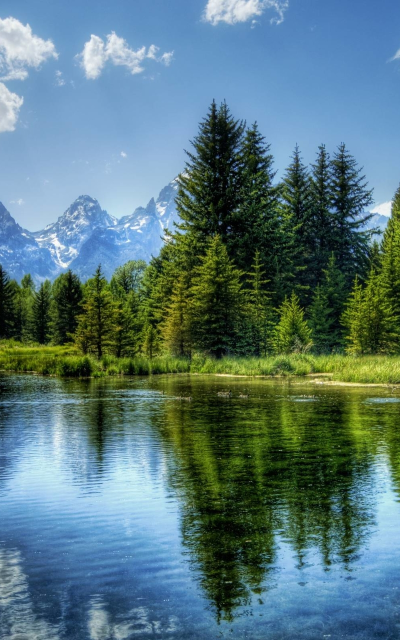
#> input picture day07/1.jpg, 800 x 1280 px (shown at 1/2 size)
$ python pillow_test.py
#> lines starting #> are read from the running program, lines starting #| are printed output that depends on the picture
#!/usr/bin/env python
# -*- coding: UTF-8 -*-
# @Time : 2019/5/7 14:31
# @Author : mingfei.net@gmail.com
# @FileName : pillow_test.py
# @GitHub : https://github.com/thu/python-0426

from PIL import Image, ImageFilter

image = Image.open('1.jpg')
#> image is the input picture: PIL image 800x1280 RGB; mean R, G, B 87.9, 119.6, 124
w, h = image.size
#> w = 800; h = 1280
image.thumbnail((w//2, h//2))
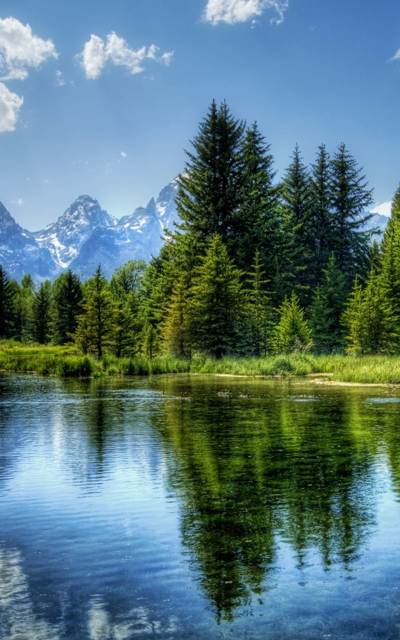
#> image: PIL image 400x640 RGB; mean R, G, B 87.9, 119.6, 124.1
image.save('new.jpg')

image = Image.open('1.jpg')
image_blur = image.filter(ImageFilter.BLUR)
image_blur.save('blur.jpg')
